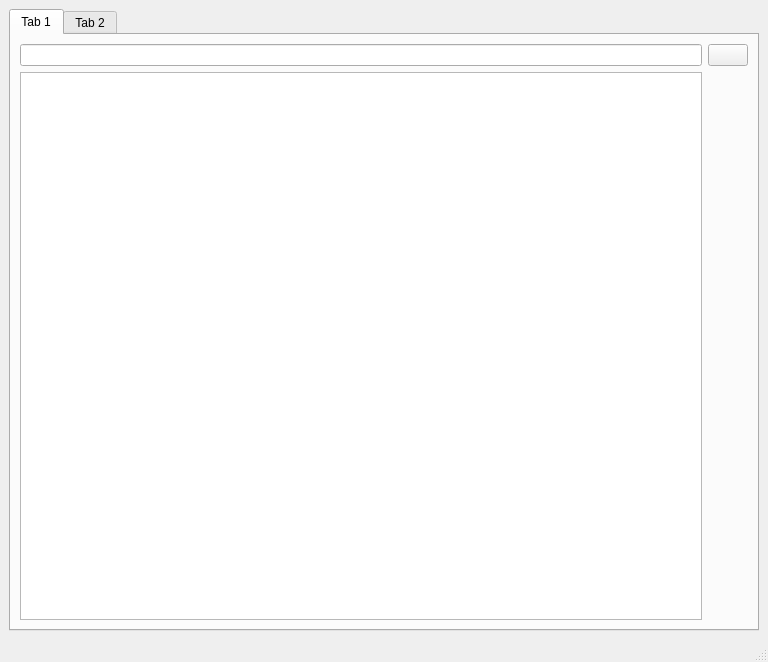
<?xml version="1.0" encoding="UTF-8"?>
<ui version="4.0">
 <class>MainWindow</class>
 <widget class="QMainWindow" name="MainWindow">
  <property name="geometry">
   <rect>
    <x>0</x>
    <y>0</y>
    <width>768</width>
    <height>662</height>
   </rect>
  </property>
  <property name="windowTitle">
   <string>MainWindow</string>
  </property>
  <widget class="QWidget" name="centralwidget">
   <layout class="QGridLayout" name="gridLayout">
    <item row="0" column="0">
     <widget class="QTabWidget" name="tabWidget">
      <property name="currentIndex">
       <number>0</number>
      </property>
      <widget class="QWidget" name="tab">
       <attribute name="title">
        <string>Tab 1</string>
       </attribute>
       <layout class="QGridLayout" name="gridLayout_2">
        <item row="0" column="0">
         <widget class="QLineEdit" name="lineEdit"/>
        </item>
        <item row="0" column="1">
         <widget class="QPushButton" name="pushButton">
          <property name="text">
           <string/>
          </property>
         </widget>
        </item>
        <item row="1" column="0">
         <widget class="QGraphicsView" name="graphicsView"/>
        </item>
       </layout>
      </widget>
      <widget class="QWidget" name="tab_2">
       <attribute name="title">
        <string>Tab 2</string>
       </attribute>
      </widget>
     </widget>
    </item>
   </layout>
  </widget>
  <widget class="QMenuBar" name="menubar">
   <property name="geometry">
    <rect>
     <x>0</x>
     <y>0</y>
     <width>768</width>
     <height>22</height>
    </rect>
   </property>
  </widget>
  <widget class="QStatusBar" name="statusbar"/>
 </widget>
 <resources/>
 <connections/>
</ui>
